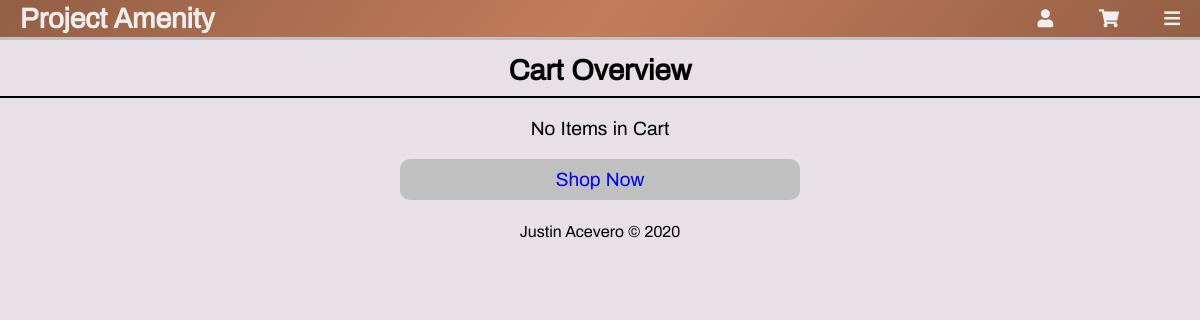
/account/cart/ (signed in), run on an earlier commit of the app's database.
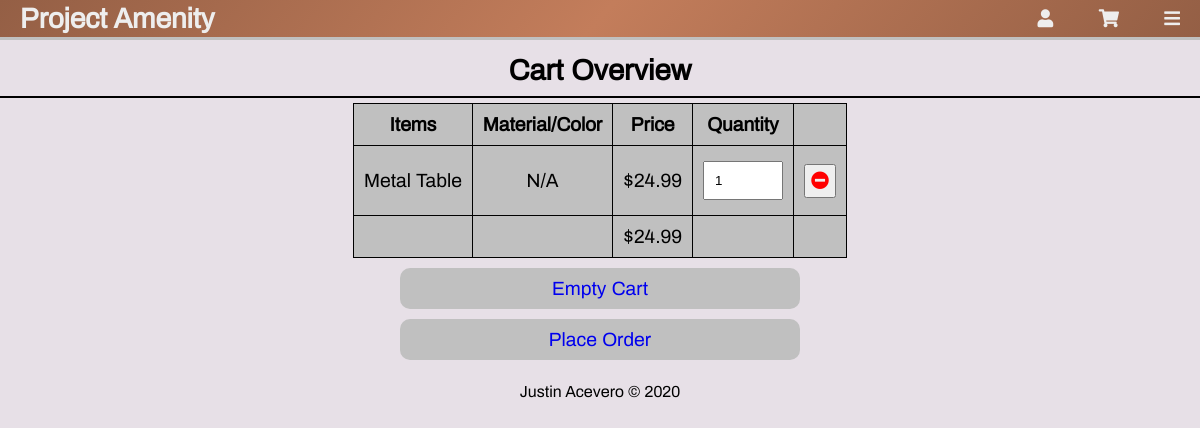
And on a later commit of the database.
### amenity/models.py (models this page shows, shortened)
class CartItem(models.Model):
    cart = models.ForeignKey(Cart, on_delete=models.CASCADE)
    product = models.OneToOneField(Product, on_delete=models.CASCADE)
    quantity = models.IntegerField()

class Product(models.Model):
    name = models.CharField(max_length=50, default='null')
    price = models.DecimalField(max_digits=7, decimal_places=2)
    category = models.CharField(max_length=50, default='null')
    description = models.TextField()
    featured = models.BooleanField()
    date_created = models.DateField(auto_now=False, auto_now_add=False)
    date_removed = models.DateField(auto_now=False, auto_now_add=False)
    def __str__(self):
        return self.name

class Cart(models.Model):
    customer = models.OneToOneField(Customer, on_delete=models.CASCADE)
    price = models.DecimalField(max_digits=6, decimal_places=2, default=0.00)
    def setPrice(self, price):
        self.price = price

### accounts/views.py (the view)
# urls.py: path('cart/', views.account_cart, name="account_cart"),
@login_required(login_url='login_page')
def account_cart(request):
    cart = Cart.objects.get(customer=request.user.customer)
    cart_items = CartItem.objects.filter(cart=cart)
    products_in_cart = []
    price_of_cart = 0
    for item in cart_items:
        price_of_cart += item.product.price * item.quantity
        products_in_cart.append(item)
    cart.setPrice(price_of_cart)
    context = {
        'title': 'Cart',
        'products_in_cart': products_in_cart,
        'price_of_cart': cart.price,
    }
    return render(request, 'accounts/account_cart.html', context)

### accounts/templates/accounts/account_cart.html
{% extends 'base.html' %}
{% block content %}
<h2 class="page-title">Cart Overview</h2>
<section>
    {% if price_of_cart != 0 %}
    <table>
        <tbody>
            <tr>
                <th>Items</th>
                <th>Material/Color</th>
                <th>Price</th>
                <th>Quantity</th>
                <th></th>
            </tr>
            {% for item in products_in_cart %}
            <tr>
                <td>{{ item.product }}</td>
                <td>N/A</td>
                <td>${{ item.product.price }}</td>
                <td>
                    <input type="number" id="quantity" name="quantity" min="1" max="100" value="{{ item.quantity }}"
                        data-productId="{{ item.product.id }}" data-action="changeQuantity" onchange="editCart(this)">
                </td>
                <td>
                    <button data-productId="{{ item.product.id }}" data-action="remove" onclick="editCart(this)">
                        <i class="fas fa-minus-circle"></i>
                    </button>
                </td>
            </tr>
            {% endfor %}
            <tr>
                <td></td>
                <td></td>
                <td>${{ price_of_cart }}</td>
                <td></td>
                <td></td>
            </tr>
        </tbody>
    </table>
    <a class="btn-a" href="{% url 'account_empty_cart' %}">Empty Cart</a>
    <a class="btn-a" href="{% url 'account_place_order' %}">Place Order</a>
    {% else %}
    <p>No Items in Cart</p>
    <a class="btn-a" href="{% url 'products' %}">Shop Now</a>
    {% endif %}
</section>
{% endblock %}

What changed in the data, as far as the page shows it:
added CartItem: product "Metal Table", product.price "24.99", quantity "1"
now on this page (row unchanged): Cart: price "24.99"
Also different on the page:
text no longer shown: "No Items in Cart Shop Now"
text now shown: "Items Material/Color Price Quantity $ Empty Cart Place Order"
